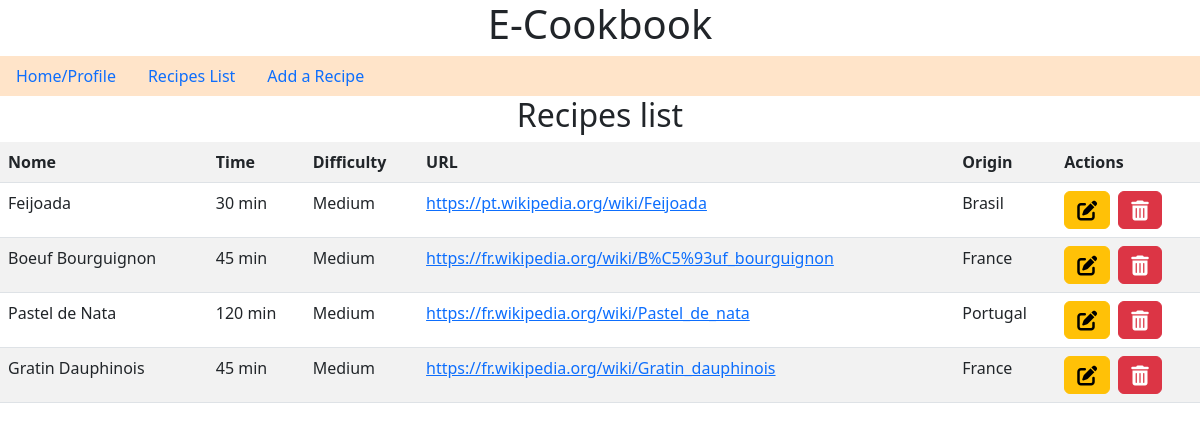
/accounts/profile/, run on the app's committed database.
### MyApp/models.py (models this page shows, shortened)
class Recipe(models.Model):
    diff = (
       ('Easy', ('1')),
       ('Medium', ('2')),
       ('Difficult', ('3')),
   )
    name = models.CharField(
        max_length=100, help_text='Name of the recipe'
    )
    timecooking = models.PositiveIntegerField(
        help_text='Time to do this recipe in minutes'
    )
    difficulty = models.CharField(
        help_text='Difficulty of this recipe',
        max_length=32,
        choices=diff,
    )
    URL = models.URLField(
        help_text='URL wikipedia of the recipe'
    )
    origin = models.CharField(
        max_length=100, help_text='Country of the recipe'
    )

### MyApp/views.py (the view)
# urls.py: path('accounts/profile/', views.RecipeListView.as_view(),
class RecipeListView(View):
    def get(self, request, *args, **kwargs):
        recipes = Recipe.objects.all()
        context = {'recipes': recipes, }
        return render(
            request,
            'MyApp/listRecipes.html',
            context)

### MyApp/templates/MyApp/listRecipes.html (shortened to what this page needs)
{% load static %}
<!DOCTYPE html>
<html lang="en">
<head>
    <link rel="stylesheet" href="{% static 'MyApp/css/style.css' %}">
    <link href="https://cdn.jsdelivr.net/npm/bootstrap@5.2.2/dist/css/bootstrap.min.css" rel="stylesheet">
    <link href="https://cdnjs.cloudflare.com/ajax/libs/font-awesome/6.2.0/css/all.min.css" rel="stylesheet" >
</head>
    <div class="container text-center">
        <h1>E-Cookbook</h1>
    </div>
    {% include 'MyApp/links.html' %}
    <div class="container text-center">
        <h2> Recipes list</h2>
    </div>
    <table class="table table-striped">
    <tr>
        <th>Nome</th><th>Time</th><th>Difficulty</th>
        <th>URL</th><th>Origin</th>
        <th>Actions</th>
    </tr>
    {% if recipes %}
        {% for recipe in recipes %}
            <tr>
                <td>{{ recipe.name }}</td> <td>{{recipe.timecooking }} min</td> <td>{{ recipe.difficulty }}</td>
                </td> <td><a href="{{recipe.URL }}">{{recipe.URL }}</a></td> <td>{{ recipe.origin }}</td>
                <td>
                    <a class="btn btn-warning me-1" href="{% url 'MyApp:atualize-recipe' pk=recipe.id %}">
                        <i class="fa-solid fa-pen-to-square fa-lg"></i>
                    </a>
                    <a class="btn btn-danger" href="{% url 'MyApp:remove-recipe' pk=recipe.id%}">
                        <i class="fa-solid fa-trash-can fa-lg"></i>
                    </a>
                </td>
            </tr>
        {% endfor %}
    {% else %}
            <tr><th colspan="5">
                <br>There is not recipe</th></tr>
    {% endif %}
</table>
</body>
</html>

### MyApp/templates/MyApp/links.html
<ul class="nav" style="background-color: #ffe4c9;">
      <li class="nav-item">
        <a class="nav-link" href="{% url 'MyApp:home-recipes' %}">Home/Profile</a>
      </li>
      <li class="nav-item">
        <a class="nav-link" href="{% url 'MyApp:list-recipes' %}">Recipes List</a>
      </li>
      <li class="nav-item">
        <a class="nav-link" href="{% url 'MyApp:create-recipe' %}">Add a Recipe</a>
      </li>
</ul>

### data on the page
Recipe: name "Feijoada", timecooking "30", difficulty "Medium", URL "https://pt.wikipedia.org/wiki/Feijoada", origin "Brasil"
Recipe: name "Boeuf Bourguignon", timecooking "45", difficulty "Medium", URL "https://fr.wikipedia.org/wiki/B%C5%93uf_bourguignon", origin "France"
Recipe: name "Pastel de Nata", timecooking "120", difficulty "Medium", URL "https://fr.wikipedia.org/wiki/Pastel_de_nata", origin "Portugal"
Recipe: name "Gratin Dauphinois", timecooking "45", difficulty "Medium", URL "https://fr.wikipedia.org/wiki/Gratin_dauphinois", origin "France"
